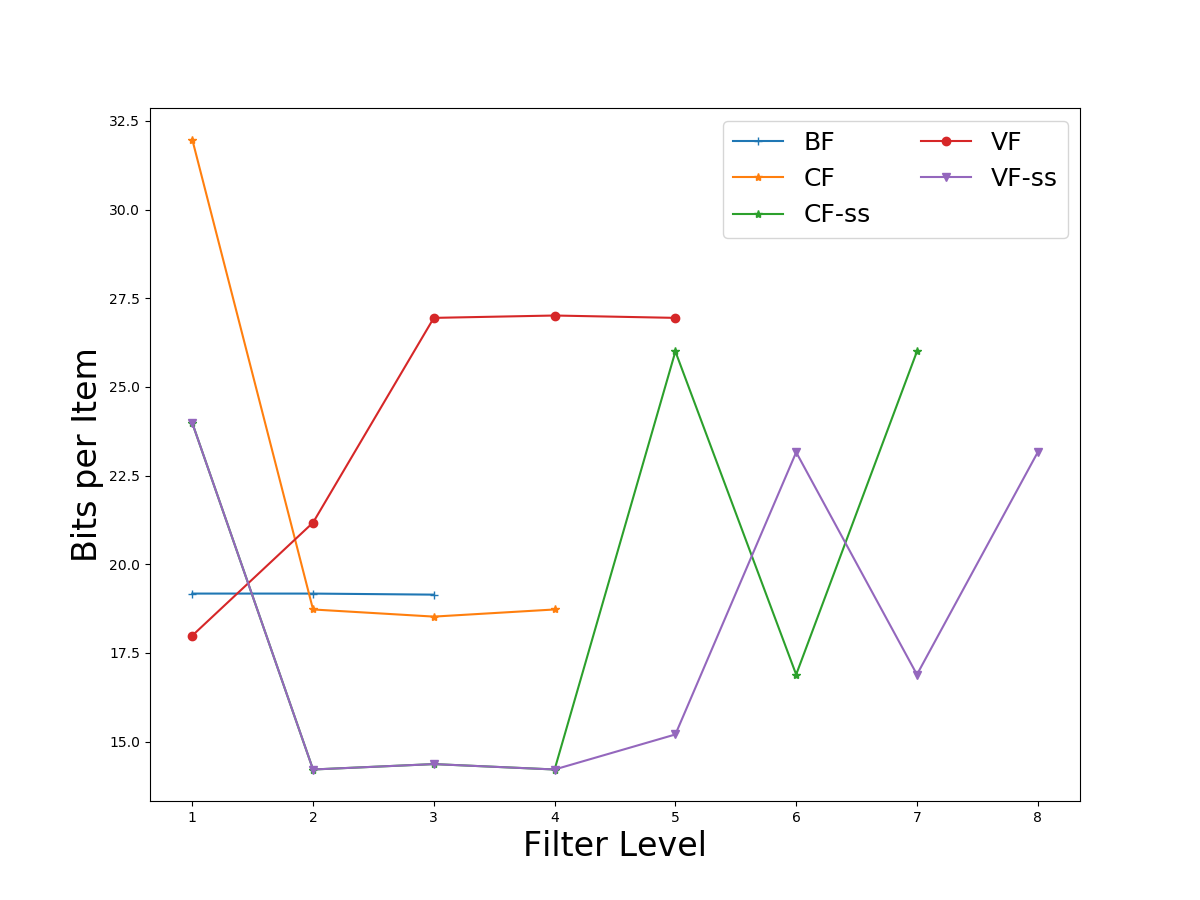

Source code (Python):
import numpy as np
import matplotlib.pyplot as plt
import csv

data = np.genfromtxt('level_item_bits.csv',delimiter=',', dtype = float)
print(data)

lvl = [row[0] for row in data]
print(lvl)
bfc = [row[1] for row in data]
bfc = [x for x in bfc if x != 0]
print(bfc)
cfc = [row[2] for row in data]
cfc = [x for x in cfc if x != 0]
print(cfc)
cfssc = [row[3] for row in data]
cfssc = [x for x in cfssc if x != 0]
print(cfssc)
vfc = [row[4] for row in data]
vfc = [x for x in vfc if x != 0]
print(vfc)
vfssc = [row[5] for row in data]
# vfssc = [x for x in vfssc if x != 0]
print(vfssc)

fig = plt.figure(figsize = (12, 9))
plt.plot(lvl[0:3], bfc, marker = "+", label="BF")
plt.plot(lvl[0:4], cfc, marker = "*", label="CF")
plt.plot(lvl[0:7], cfssc, marker = "*", label="CF-ss")
plt.plot(lvl[0:5], vfc, marker = "o", label="VF")
plt.plot(lvl[0:8], vfssc, marker = "v", label="VF-ss")



plt.legend(loc = "upper right", fontsize = 18, ncol = 2)
plt.xlabel("Filter Level", fontsize = 24)
#plt.ylabel("Bits per Item")
plt.ylabel("Bits per Item", fontsize = 24)
plt.savefig("level_item_bits.png")
plt.show()

exit()